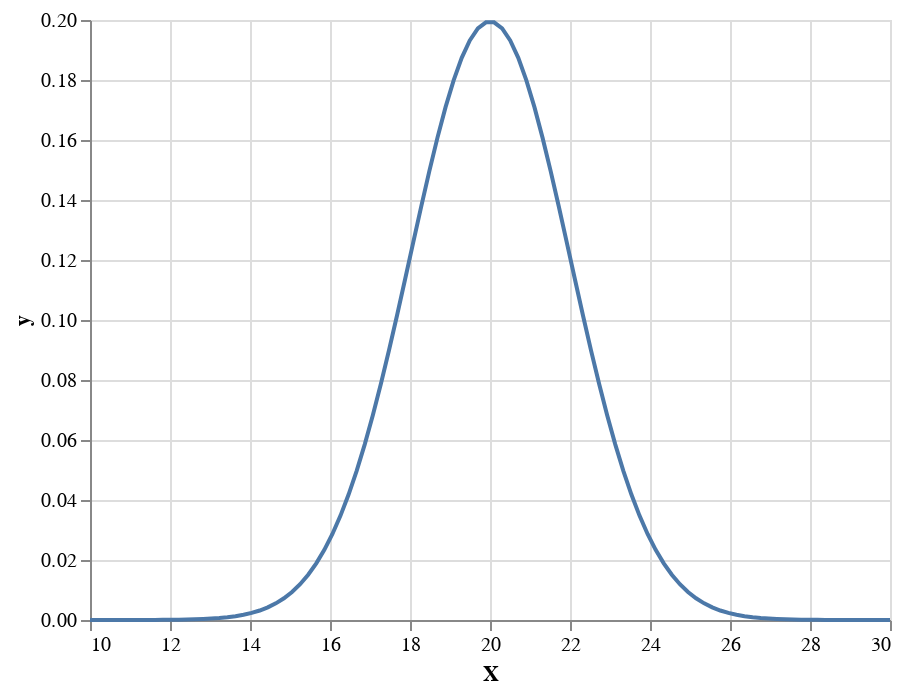

The notebook cell this image was saved under:
### Code cell
X = np.linspace(10, 30, num=100)
y = [normal_dist(x, mu, std) for x in X]
df = pd.DataFrame({'X': X, 'y':y})
alt.Chart(df).mark_line().encode(
    x='X',
    y='y:Q'
)

### Figure 1 — Vega-Lite specification as saved in the notebook (floating-point values rounded to 4 significant figures)
{"config": {"view": {"continuousWidth": 400, "continuousHeight": 300}}, "data": {"name": "data-8f4ae3c9d90197b983d85d1ca8143f23"}, "mark": "line", "encoding": {"x": {"type": "quantitative", "field": "X"}, "y": {"type": "quantitative", "field": "y"}}, "$schema": "https://vega.github.io/schema/vega-lite/v4.8.1.json", "datasets": {"data-8f4ae3c9d90197b983d85d1ca8143f23": [{"X": 10.0, "y": 7.434e-07}, {"X": 10.2, "y": 1.226e-06}, {"X": 10.4, "y": 2e-06}, {"X": 10.61, "y": 3.231e-06}, {"X": 10.81, "y": 5.166e-06}, {"X": 11.01, "y": 8.175e-06}, {"X": 11.21, "y": 1.281e-05}, {"X": 11.41, "y": 1.986e-05}, {"X": 11.62, "y": 3.049e-05}, {"X": 11.82, "y": 4.632e-05}, {"X": 12.02, "y": 6.967e-05}, {"X": 12.22, "y": 0.0001037}, {"X": 12.42, "y": 0.0001528}, {"X": 12.63, "y": 0.0002229}, {"X": 12.83, "y": 0.0003219}, {"X": 13.03, "y": 0.0004601}, {"X": 13.23, "y": 0.0006508}, {"X": 13.43, "y": 0.0009114}, {"X": 13.64, "y": 0.001263}, {"X": 13.84, "y": 0.001733}, {"X": 14.04, "y": 0.002354}, {"X": 14.24, "y": 0.003164}, {"X": 14.44, "y": 0.004211}, {"X": 14.65, "y": 0.005546}, {"X": 14.85, "y": 0.007231}, {"X": 15.05, "y": 0.009332}, {"X": 15.25, "y": 0.01192}, {"X": 15.45, "y": 0.01507}, {"X": 15.66, "y": 0.01887}, {"X": 15.86, "y": 0.02338}, {"X": 16.06, "y": 0.02867}, {"X": 16.26, "y": 0.0348}, {"X": 16.46, "y": 0.04182}, {"X": 16.67, "y": 0.04974}, {"X": 16.87, "y": 0.05856}, {"X": 17.07, "y": 0.06824}, {"X": 17.27, "y": 0.07872}, {"X": 17.47, "y": 0.08989}, {"X": 17.68, "y": 0.1016}, {"X": 17.88, "y": 0.1137}, {"X": 18.08, "y": 0.1259}, {"X": 18.28, "y": 0.138}, {"X": 18.48, "y": 0.1497}, {"X": 18.69, "y": 0.1608}, {"X": 18.89, "y": 0.1709}, {"X": 19.09, "y": 0.1799}, {"X": 19.29, "y": 0.1874}, {"X": 19.49, "y": 0.1932}, {"X": 19.7, "y": 0.1972}, {"X": 19.9, "y": 0.1992}, {"X": 20.1, "y": 0.1992}, {"X": 20.3, "y": 0.1972}, {"X": 20.51, "y": 0.1932}, {"X": 20.71, "y": 0.1874}, {"X": 20.91, "y": 0.1799}, {"X": 21.11, "y": 0.1709}, {"X": 21.31, "y": 0.1608}, {"X": 21.52, "y": 0.1497}, {"X": 21.72, "y": 0.138}, {"X": 21.92, "y": 0.1259}, {"X": 22.12, "y": 0.1137}, {"X": 22.32, "y": 0.1016}, {"X": 22.53, "y": 0.08989}, {"X": 22.73, "y": 0.07872}, {"X": 22.93, "y": 0.06824}, {"X": 23.13, "y": 0.05856}, {"X": 23.33, "y": 0.04974}, {"X": 23.54, "y": 0.04182}, {"X": 23.74, "y": 0.0348}, {"X": 23.94, "y": 0.02867}, {"X": 24.14, "y": 0.02338}, {"X": 24.34, "y": 0.01887}, {"X": 24.55, "y": 0.01507}, {"X": 24.75, "y": 0.01192}, {"X": 24.95, "y": 0.009332}, {"X": 25.15, "y": 0.007231}, {"X": 25.35, "y": 0.005546}, {"X": 25.56, "y": 0.004211}, {"X": 25.76, "y": 0.003164}, {"X": 25.96, "y": 0.002354}, {"X": 26.16, "y": 0.001733}, {"X": 26.36, "y": 0.001263}, {"X": 26.57, "y": 0.0009114}, {"X": 26.77, "y": 0.0006508}, {"X": 26.97, "y": 0.0004601}, {"X": 27.17, "y": 0.0003219}, {"X": 27.37, "y": 0.0002229}, {"X": 27.58, "y": 0.0001528}, {"X": 27.78, "y": 0.0001037}, {"X": 27.98, "y": 6.967e-05}, {"X": 28.18, "y": 4.632e-05}, {"X": 28.38, "y": 3.049e-05}, {"X": 28.59, "y": 1.986e-05}, {"X": 28.79, "y": 1.281e-05}, {"X": 28.99, "y": 8.175e-06}, {"X": 29.19, "y": 5.166e-06}, {"X": 29.39, "y": 3.231e-06}, {"X": 29.6, "y": 2e-06}, {"X": 29.8, "y": 1.226e-06}, {"X": 30.0, "y": 7.434e-07}]}}
